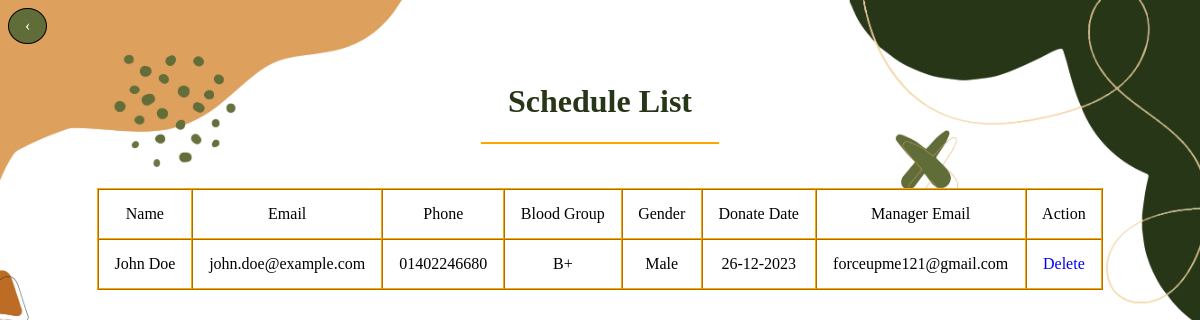
/view/schedule.php (signed in), run on an earlier commit of the app's database.
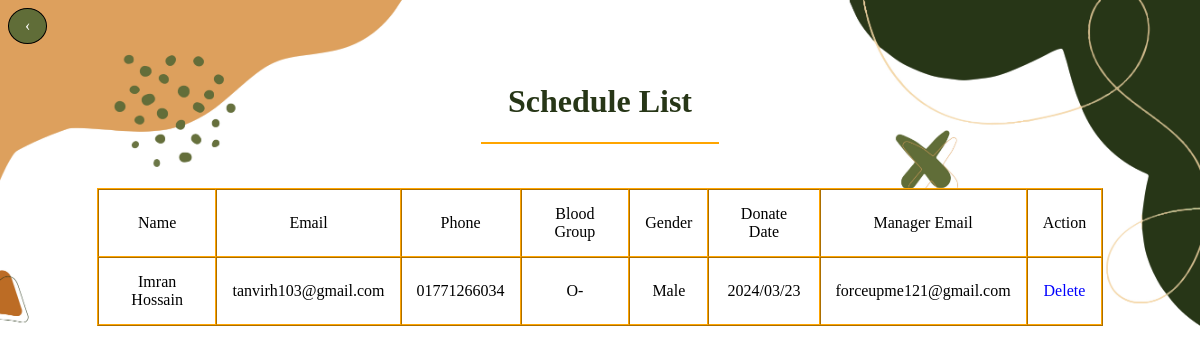
And on a later commit of the database.
### tables this page shows
CREATE TABLE `scheduleinfo` (
  `ScheduleID` int(11) NOT NULL,
  `Name` varchar(80) NOT NULL,
  `Email` varchar(80) NOT NULL,
  `Phone` varchar(40) NOT NULL,
  `BloodGroup` varchar(40) NOT NULL,
  `Gender` varchar(40) NOT NULL,
  `DonationDate` varchar(40) NOT NULL,
  `ManagerEmail` varchar(80) NOT NULL
);

### model/schedule-model.php (called while the page is built, shortened)
<?php
class ScheduleModel {
    private static $instance;
    public static function getInstance() {
        if (!ScheduleModel::$instance) {
            ScheduleModel::$instance = new ScheduleModel();
        }
        return ScheduleModel::$instance;
    }
    public static function allSchedule() {
        $modelInstance = self::getInstance();
        $conn = $modelInstance->con;
        $sql = "SELECT * FROM scheduleinfo";
        $result = mysqli_query($conn, $sql);
        return $result;
    }
}
?>

### view/schedule.php (the view, shortened to what this page needs)
<?php
require_once('../model/schedule-model.php');
$result = ScheduleModel::getInstance()->allSchedule();
?>
<!DOCTYPE html>
<html lang="en">
<head>
    <link rel="stylesheet" href="css/style.css">
</head>
<body><a href="manager-home.php" class="backButton">&#8249;</a><br><br>
<center>
        <h1>Schedule List</h1>
        <hr width="20%" color="orange"><br><br>
</center>
    <?php
    if(mysqli_num_rows($result) > 0) {
        echo"<table align=\"center\" width=\"85%\" border=\"1\" bgcolor = \"white\" cellpadding=\"15\" cellspacing=\"0\" class=\"table\">
        <tr><td align=\"center\">Name</td>
            <td align=\"center\">Email</td>
            <td align=\"center\">Phone</td>
            <td align=\"center\">Blood Group</td>
            <td align=\"center\">Gender</td>
            <td align=\"center\">Donate Date</td>
            <td align=\"center\">Manager Email</td>
            <td align=\"center\">Action</td>
            </tr>";
        while($row = mysqli_fetch_assoc($result)) {
            $sid=$row['ScheduleID'];
            $name=$row['Name'];
            $email=$row['Email'];
            $phone=$row['Phone'];
            $bg=$row['BloodGroup'];
            $gender=$row['Gender'];
            $donatedate=$row['DonationDate'];
            $manageremail=$row['ManagerEmail'];
            echo"
            <tr><td align=\"center\">$name</td>
            <td align=\"center\">$email</td>
            <td align=\"center\">$phone</td>
            <td align=\"center\">$bg</td>
            <td align=\"center\">$gender</td>
            <td align=\"center\">$donatedate</td>
            <td align=\"center\">$manageremail</td>
            <td align=\"center\"><a href=\"../controller/schedule-controller.php?id=$sid\">Delete</a></td>
        </tr>";
        }
        echo"</table>";
    }else{
        echo "<center><h2>No Schedule Found<h2></center>";
    }
    ?>
</body>
</html>

What changed in the data, as far as the page shows it:
removed scheduleinfo: Name "John Doe", Email "john.doe@example.com", Phone "01402246680", BloodGroup "B+", Gender "Male", DonationDate "26-12-2023", ManagerEmail "forceupme121@gmail.com"
added scheduleinfo: Name "Imran Hossain", Email "tanvirh103@gmail.com", Phone "01771266034", BloodGroup "O-", Gender "Male", DonationDate "2024/03/23", ManagerEmail "forceupme121@gmail.com"
